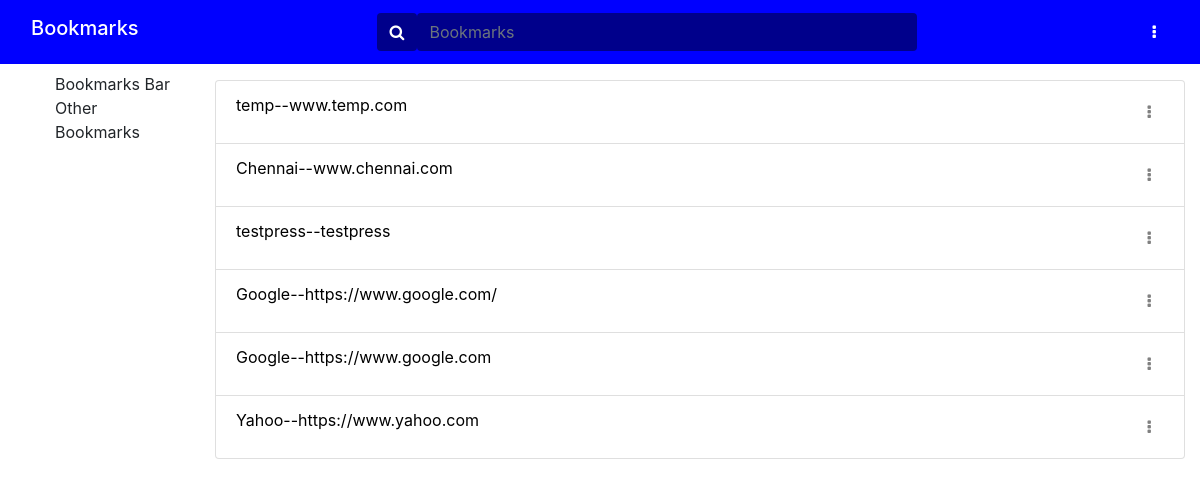
/bookmarks/, run on an earlier commit of the app's database.
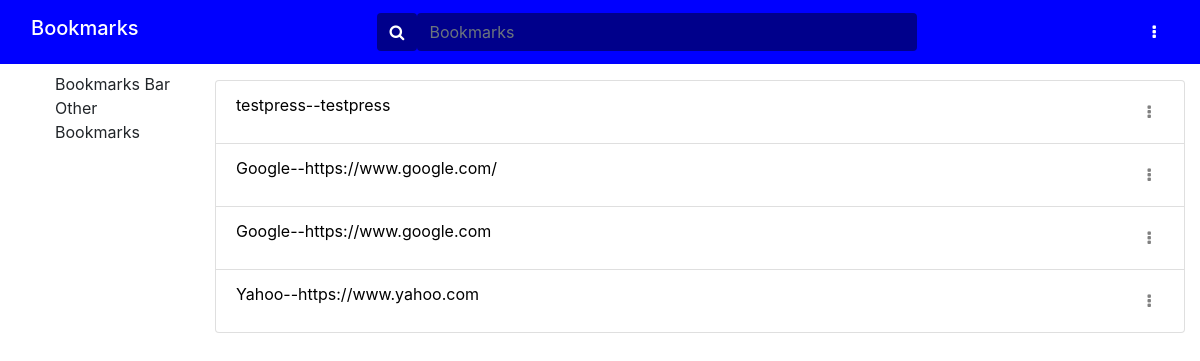
And on a later commit of the database.
### bookmarksapp/models.py (models this page shows, shortened)
class Bookmarks(models.Model):
    name = models.CharField(max_length=200, help_text='Enter a webpage name')
    url = models.CharField(max_length=200, help_text='Enter a webpage url')
    description = models.CharField(max_length=200, help_text='Enter a webpage description')
    tags = TaggableManager(help_text='Enter webpage tags')
    folder = models.ForeignKey('Folder', on_delete=models.CASCADE, null=True, blank=True)

### bookmarksapp/views.py (the view)
# urls.py: path('', views.index, name='index'),
def index(request):
    bookmarks = Bookmarks.objects.all()
    namefilter = BookmarksFilter(request.GET, queryset=bookmarks)
    folder_list = Folder.objects.all()
    if(request.POST):
        bookmarkform = BookmarkForms(request.POST)
        folderform = FolderForm(request.POST)
    else:
        bookmarkform = BookmarkForms(initial={'url':'https://www.'})
        folderform = FolderForm()
    if (bookmarkform.is_valid()):
        bookmarkform.save()
    if (folderform.is_valid()):
        folderform.save()
    context = {
        'filter': namefilter,
        'folder_list': folder_list,
        'bookmarkform': bookmarkform,
        'folderform': folderform,
    }
    return render(request, 'bookmarksapp/index.html', context=context)

### bookmarksapp/forms.py
class BookmarkForms(forms.ModelForm):
    class Meta:
        model = Bookmarks
        fields = ['name','url','description','tags','folder']

class FolderForm(forms.ModelForm):
    class Meta:
        model = Folder
        fields = ['name']

### bookmarksapp/templates/bookmarksapp/index.html (shortened to what this page needs)
{% extends "base_generic.html" %}
{% block content %}
    {% if filter.qs %}
    <ul class="list-group">
    {% for bookmark in filter.qs %}
        <li class=" list-group-item flex-column align-items-start"><a style="text-decoration: none; color:black;" onmouseover = "this.style.color = 'blue'" onmouseout = "this.style.color = 'black'"  href="{{ bookmark.url }}" target="_blank">{{ bookmark.name }}--{{ bookmark.url }}
        <div class="dropdown show" style="display: inline-block; float: right;">
          <a class="btn" href="#" role="button" id="dropdownItemLink" data-toggle="dropdown" aria-haspopup="true" aria-expanded="false">
            <i class="fa fa-ellipsis-v" style="color: grey;"></i>
          </a>
        </div>
      </a>
        </li>
    {% endfor %}
    </ul>
  {% else %}
    <p>There are no bookmarks.</p>
  {% endif %}
{% endblock %}

### bookmarksapp/templates/base_generic.html (shortened to what this page needs)
<!DOCTYPE html>
<html lang="en">
<head>
  <link rel="stylesheet" href="https://cdn.jsdelivr.net/npm/bootstrap@4.5.3/dist/css/bootstrap.min.css">
  <link rel="stylesheet" href="https://maxcdn.bootstrapcdn.com/font-awesome/4.4.0/css/font-awesome.min.css">
  <link rel="stylesheet" href="https://cdnjs.cloudflare.com/ajax/libs/font-awesome/4.7.0/css/font-awesome.min.css">
  {% load static %}
  <link rel="stylesheet" href="{% static 'css/styles.css' %}">
</head>
<body>
 <nav class="navbar navbar-expand-lg" style="background-color: blue">
  <div class="container-fluid" >
    <h2 class="navbar-brand" style="color: white;">Bookmarks</h2>
    <div class="input-group container-fluid" style="width: 50%;">
      <form method="get" style="display:flex; width: 100%;">
      <div class="input-group-append">
        <button class="btn" type="submit" style="background-color: darkblue;">
          <i class="fa fa-search" style="color: white;"></i>
        </button>
      </div>
      <input style="background-color:darkblue ; border: darkblue; color: white;" type="text" class="form-control" name="name" id="id_name" placeholder="Bookmarks">
      </form>
    </div>
  <div class="dropdown show">
    <a class="btn" href="#" role="button" id="dropdownMenuLink" data-toggle="dropdown" aria-haspopup="true" aria-expanded="false">
      <i class="fa fa-ellipsis-v" style="color: white;"></i>
    </a>
  </div>
  </div>
</nav>
<div class="container-fluid">
    <div class="row">
      <div class="mysidebar col-sm-2 pt-2">
        <ul class="sidebar-nav" style="list-style-type: none;">
          <li>Bookmarks Bar
          </li>
          <li>Other Bookmarks
          </li>
        </ul>
      </div>
  <div class="col-sm-10 pt-3">
    {% block content %} {% endblock %}
    </div>
  </div>
</div>
</body>
</html>

What changed in the data, as far as the page shows it:
removed Bookmarks: name "temp", url "www.temp.com"
removed Bookmarks: name "Chennai", url "www.chennai.com"
